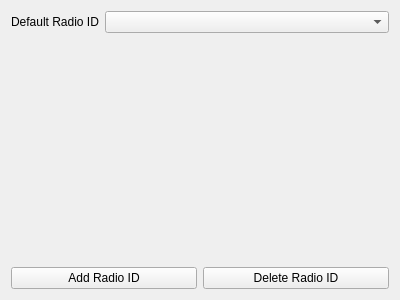
<?xml version="1.0" encoding="UTF-8"?>
<ui version="4.0">
 <class>RadioIDListView</class>
 <widget class="QWidget" name="RadioIDListView">
  <property name="geometry">
   <rect>
    <x>0</x>
    <y>0</y>
    <width>400</width>
    <height>300</height>
   </rect>
  </property>
  <property name="windowTitle">
   <string>Form</string>
  </property>
  <layout class="QVBoxLayout" name="verticalLayout">
   <item>
    <layout class="QFormLayout" name="formLayout">
     <item row="0" column="0">
      <widget class="QLabel" name="label">
       <property name="text">
        <string>Default Radio ID</string>
       </property>
      </widget>
     </item>
     <item row="0" column="1">
      <widget class="QComboBox" name="defaultID"/>
     </item>
    </layout>
   </item>
   <item>
    <widget class="ConfigObjectTableView" name="listView" native="true">
     <property name="sizePolicy">
      <sizepolicy hsizetype="Preferred" vsizetype="Expanding">
       <horstretch>0</horstretch>
       <verstretch>0</verstretch>
      </sizepolicy>
     </property>
    </widget>
   </item>
   <item>
    <layout class="QHBoxLayout" name="horizontalLayout">
     <item>
      <widget class="QPushButton" name="addID">
       <property name="text">
        <string>Add Radio ID</string>
       </property>
      </widget>
     </item>
     <item>
      <widget class="QPushButton" name="delID">
       <property name="text">
        <string>Delete Radio ID</string>
       </property>
      </widget>
     </item>
    </layout>
   </item>
  </layout>
 </widget>
 <customwidgets>
  <customwidget>
   <class>ConfigObjectTableView</class>
   <extends>QWidget</extends>
   <header>configobjecttableview.hh</header>
   <container>1</container>
  </customwidget>
 </customwidgets>
 <resources/>
 <connections/>
</ui>
